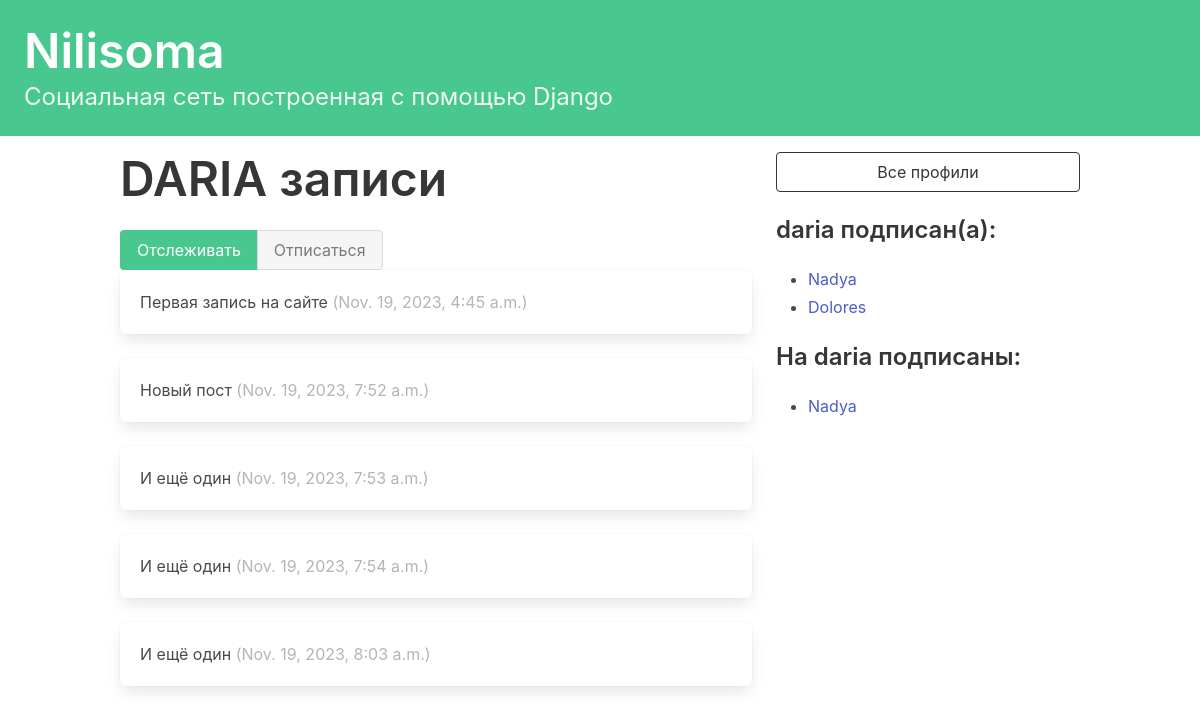
The page /profile/2 (signed in) on the database as committed earlier.
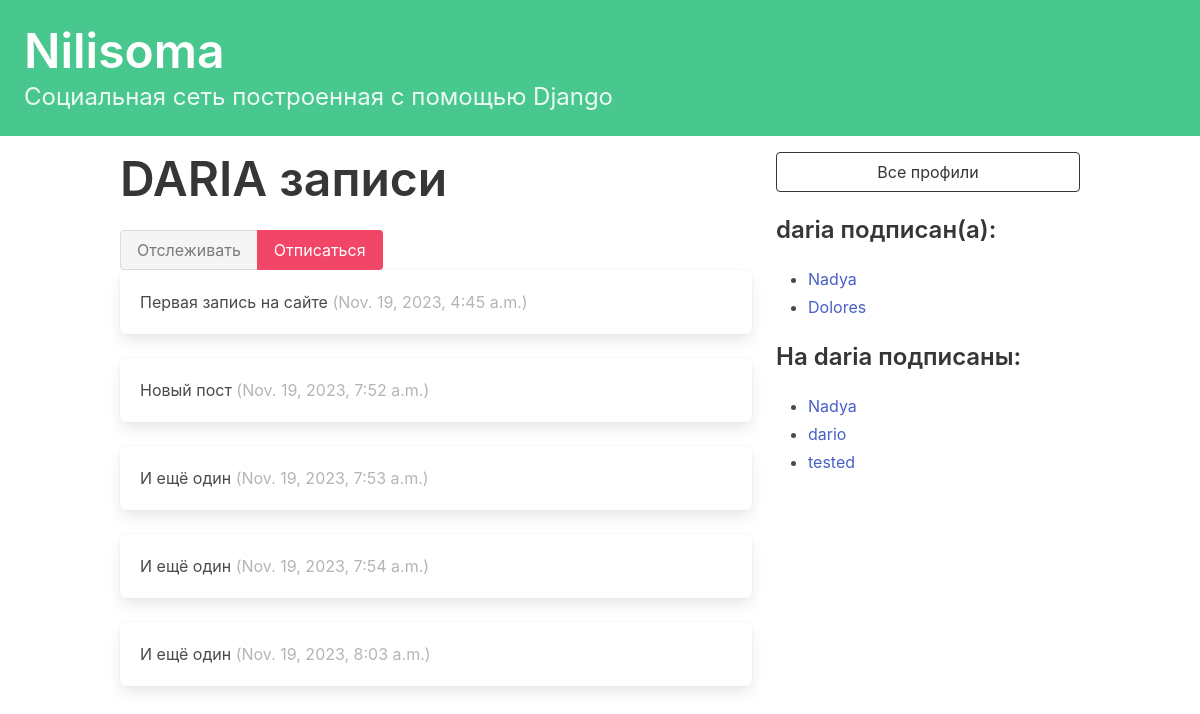
The same page on the database as committed later.
### nilisoma/models.py (models this page shows, shortened)
class Profile(models.Model):
    user = models.OneToOneField(User, on_delete=models.CASCADE)
    follows = models.ManyToManyField(
        "self",
        related_name="followed_by",
        symmetrical=False,
        blank=True
    )
    def __str__(self):
        return self.user.username

class Record(models.Model):
    user = models.ForeignKey(
        User, related_name="records", on_delete=models.DO_NOTHING
    )
    body = models.CharField(max_length=140)
    created_at = models.DateTimeField(auto_now_add=True)

### nilisoma/views.py (the view, shortened to what this page needs)
# urls.py: path("profile/<int:pk>", profile, name="profile"),
def profile(request, pk):
    if not hasattr(request.user, 'profile'):
        missing_profile = Profile(user=request.user)
        missing_profile.save()
    profile = Profile.objects.get(pk=pk)
    return render(request, "nilisoma/profile.html", {"profile": profile})

### nilisoma/templates/nilisoma/profile.html (shortened to what this page needs)
{% extends 'base.html' %}
{% block content %}
<div class="column">
    <div class="block">
    <h1 class="title is-1">
        {{profile.user.username|upper}} записи
    </h1>
    <form method="post">
        <div class="buttons has-addons">
            {% if profile != user.profile %}
                {% if profile in user.profile.follows.all %}
                    <button class="button is-success is-static">Отслеживать</button>
                    <button class="button is-danger" name="follow" value="unfollow">Отписаться</button>
                {% else %}
                    <button class="button is-success" name="follow" value="follow">Отслеживать</button>
                    <button class="button is-danger is-static">Отписаться</button>
                {% endif %}
            {% endif %}
        </div>
    </form>
    <div class="content">
        {% for record in profile.user.records.all %}
            <div class="box">
                {{ record.body }}
                <span class="is-small has-text-grey-light">
                    ({{ record.created_at }})
                </span>
            </div>
        {% endfor %}
    </div>
    </div>
</div>
<div class="column is-one-third">
    <div class="block">
        <a href="{% url 'nilisoma:profile_list' %}">
            <button class="button is-dark is-outlined is-fullwidth">
                Все профили
            </button>
        </a>
    </div>
    <div class="block">
        <h3 class="title is-4">
            {{profile.user.username}} подписан(а):
        </h3>
        <div class="content">
            <ul>
            {% for following in profile.follows.all %}
                <li>
                    <a href="{% url 'nilisoma:profile' following.id %}">
                        {{ following }}
                    </a>
                </li>
            {% endfor %}
            </ul>
        </div>
    </div>
    <div class="block">
        <h3 class="title is-4">
            На {{profile.user.username}} подписаны:
        </h3>
        <div class="content">
            <ul>
            {% for follower in profile.followed_by.all %}
                <li>
                    <a href="{% url 'nilisoma:profile' follower.id %}">
                        {{ follower }}
                    </a>
                </li>
            {% endfor %}
            </ul>
        </div>
    </div>
</div>
{% endblock content %}

### nilisoma/templates/base.html (shortened to what this page needs)
<!DOCTYPE html>
<html lang="en">
<head>
    <link rel="stylesheet"
          href="https://cdn.jsdelivr.net/npm/bulma@0.9.3/css/bulma.min.css">
</head>
<body>
    <section class="hero is-small is-success mb-4">
        <div class="hero-body">
            <h1 class="title is-1">Nilisoma</h1>
            <p class="subtitle is-4">
                Социальная сеть построенная с помощью Django
            </p>
        </div>
    </section>
    <div class="container">
        <div class="columns">
        {% block content %}
        {% endblock content %}
        </div>
    </div>
</body>
</html>

Rows that differ between the two databases and show on the page:
now on this page (row unchanged): Profile: user.username "dario", shown under "На daria подписаны:"
added Profile: user.username "tested", shown under "На daria подписаны:"
